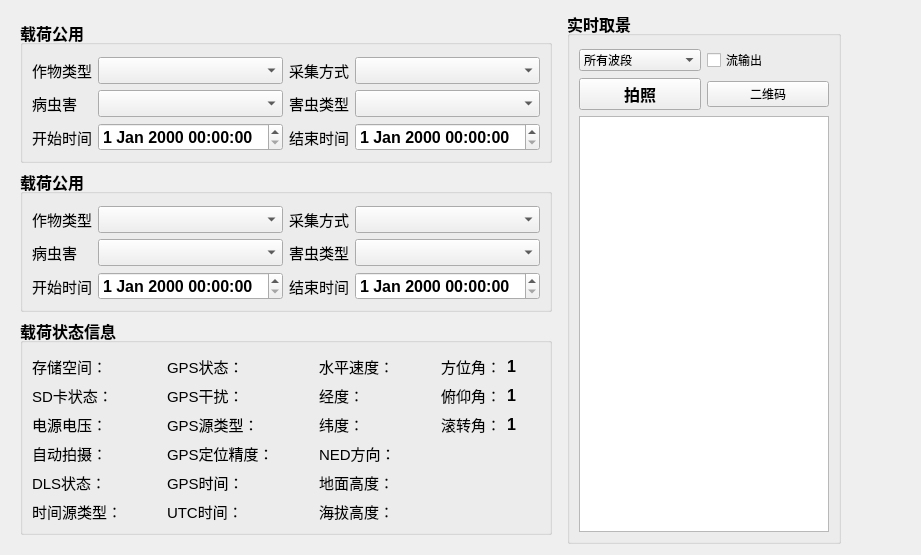
<?xml version="1.0" encoding="UTF-8"?>
<ui version="4.0">
 <class>AgriMultispectralSensorWidget</class>
 <widget class="QWidget" name="AgriMultispectralSensorWidget">
  <property name="geometry">
   <rect>
    <x>0</x>
    <y>0</y>
    <width>921</width>
    <height>503</height>
   </rect>
  </property>
  <property name="windowTitle">
   <string>Form</string>
  </property>
  <layout class="QGridLayout" name="gridLayout">
   <item row="0" column="0">
    <widget class="QWidget" name="main_widget" native="true">
     <layout class="QVBoxLayout" name="verticalLayout">
      <item>
       <layout class="QVBoxLayout" name="verticalLayout_2">
        <item>
         <widget class="QGroupBox" name="groupBox_3">
          <property name="minimumSize">
           <size>
            <width>300</width>
            <height>0</height>
           </size>
          </property>
          <property name="maximumSize">
           <size>
            <width>16777215</width>
            <height>16777215</height>
           </size>
          </property>
          <property name="font">
           <font>
            <pointsize>12</pointsize>
            <weight>75</weight>
            <italic>false</italic>
            <bold>true</bold>
           </font>
          </property>
          <property name="title">
           <string>载荷公用</string>
          </property>
          <layout class="QGridLayout" name="gridLayout_10">
           <property name="topMargin">
            <number>12</number>
           </property>
           <property name="bottomMargin">
            <number>9</number>
           </property>
           <item row="1" column="0">
            <widget class="QLabel" name="label_49">
             <property name="font">
              <font>
               <pointsize>11</pointsize>
               <weight>50</weight>
               <italic>false</italic>
               <bold>false</bold>
              </font>
             </property>
             <property name="text">
              <string>病虫害</string>
             </property>
            </widget>
           </item>
           <item row="0" column="3">
            <widget class="QComboBox" name="comboBox_acq_mode_9"/>
           </item>
           <item row="1" column="2">
            <widget class="QLabel" name="label_52">
             <property name="font">
              <font>
               <pointsize>11</pointsize>
               <weight>50</weight>
               <italic>false</italic>
               <bold>false</bold>
              </font>
             </property>
             <property name="text">
              <string>害虫类型</string>
             </property>
            </widget>
           </item>
           <item row="1" column="1">
            <widget class="QComboBox" name="comboBox_pest_9"/>
           </item>
           <item row="1" column="3">
            <widget class="QComboBox" name="comboBox_pest_type_9"/>
           </item>
           <item row="0" column="2">
            <widget class="QLabel" name="label_53">
             <property name="font">
              <font>
               <pointsize>11</pointsize>
               <weight>50</weight>
               <italic>false</italic>
               <bold>false</bold>
              </font>
             </property>
             <property name="text">
              <string>采集方式</string>
             </property>
            </widget>
           </item>
           <item row="0" column="1">
            <widget class="QComboBox" name="comboBox_crop_type_9"/>
           </item>
           <item row="0" column="0">
            <widget class="QLabel" name="label_54">
             <property name="font">
              <font>
               <pointsize>11</pointsize>
               <weight>50</weight>
               <italic>false</italic>
               <bold>false</bold>
              </font>
             </property>
             <property name="text">
              <string>作物类型</string>
             </property>
            </widget>
           </item>
           <item row="2" column="0">
            <widget class="QLabel" name="label_50">
             <property name="font">
              <font>
               <pointsize>11</pointsize>
               <weight>50</weight>
               <italic>false</italic>
               <bold>false</bold>
              </font>
             </property>
             <property name="text">
              <string>开始时间</string>
             </property>
            </widget>
           </item>
           <item row="2" column="2">
            <widget class="QLabel" name="label_51">
             <property name="font">
              <font>
               <pointsize>11</pointsize>
               <weight>50</weight>
               <italic>false</italic>
               <bold>false</bold>
              </font>
             </property>
             <property name="text">
              <string>结束时间</string>
             </property>
            </widget>
           </item>
           <item row="2" column="3">
            <widget class="QDateTimeEdit" name="dateTime_end_9"/>
           </item>
           <item row="2" column="1">
            <widget class="QDateTimeEdit" name="dateTime_begin_9"/>
           </item>
          </layout>
         </widget>
        </item>
        <item>
         <widget class="QGroupBox" name="groupBox">
          <property name="minimumSize">
           <size>
            <width>300</width>
            <height>0</height>
           </size>
          </property>
          <property name="maximumSize">
           <size>
            <width>16777215</width>
            <height>16777215</height>
           </size>
          </property>
          <property name="font">
           <font>
            <pointsize>12</pointsize>
            <weight>75</weight>
            <italic>false</italic>
            <bold>true</bold>
           </font>
          </property>
          <property name="title">
           <string>载荷公用</string>
          </property>
          <layout class="QGridLayout" name="gridLayout_2">
           <property name="topMargin">
            <number>12</number>
           </property>
           <property name="bottomMargin">
            <number>9</number>
           </property>
           <item row="2" column="1">
            <widget class="QDateTimeEdit" name="dateTime_begin"/>
           </item>
           <item row="1" column="0">
            <widget class="QLabel" name="label_3">
             <property name="font">
              <font>
               <pointsize>11</pointsize>
               <weight>50</weight>
               <italic>false</italic>
               <bold>false</bold>
              </font>
             </property>
             <property name="text">
              <string>病虫害</string>
             </property>
            </widget>
           </item>
           <item row="2" column="0">
            <widget class="QLabel" name="label_5">
             <property name="font">
              <font>
               <pointsize>11</pointsize>
               <weight>50</weight>
               <italic>false</italic>
               <bold>false</bold>
              </font>
             </property>
             <property name="text">
              <string>开始时间</string>
             </property>
            </widget>
           </item>
           <item row="2" column="2">
            <widget class="QLabel" name="label_6">
             <property name="font">
              <font>
               <pointsize>11</pointsize>
               <weight>50</weight>
               <italic>false</italic>
               <bold>false</bold>
              </font>
             </property>
             <property name="text">
              <string>结束时间</string>
             </property>
            </widget>
           </item>
           <item row="2" column="3">
            <widget class="QDateTimeEdit" name="dateTime_end"/>
           </item>
           <item row="1" column="2">
            <widget class="QLabel" name="label_4">
             <property name="font">
              <font>
               <pointsize>11</pointsize>
               <weight>50</weight>
               <italic>false</italic>
               <bold>false</bold>
              </font>
             </property>
             <property name="text">
              <string>害虫类型</string>
             </property>
            </widget>
           </item>
           <item row="1" column="3">
            <widget class="QComboBox" name="comboBox_pest_type"/>
           </item>
           <item row="1" column="1">
            <widget class="QComboBox" name="comboBox_pest"/>
           </item>
           <item row="0" column="3">
            <widget class="QComboBox" name="comboBox_acq_mode"/>
           </item>
           <item row="0" column="2">
            <widget class="QLabel" name="label_2">
             <property name="font">
              <font>
               <pointsize>11</pointsize>
               <weight>50</weight>
               <italic>false</italic>
               <bold>false</bold>
              </font>
             </property>
             <property name="text">
              <string>采集方式</string>
             </property>
            </widget>
           </item>
           <item row="0" column="1">
            <widget class="QComboBox" name="comboBox_crop_type"/>
           </item>
           <item row="0" column="0">
            <widget class="QLabel" name="label">
             <property name="font">
              <font>
               <pointsize>11</pointsize>
               <weight>50</weight>
               <italic>false</italic>
               <bold>false</bold>
              </font>
             </property>
             <property name="text">
              <string>作物类型</string>
             </property>
            </widget>
           </item>
          </layout>
         </widget>
        </item>
       </layout>
      </item>
      <item>
       <layout class="QVBoxLayout" name="verticalLayout_4">
        <item>
         <widget class="QGroupBox" name="groupBox_5">
          <property name="minimumSize">
           <size>
            <width>300</width>
            <height>0</height>
           </size>
          </property>
          <property name="maximumSize">
           <size>
            <width>16777215</width>
            <height>16777215</height>
           </size>
          </property>
          <property name="font">
           <font>
            <pointsize>12</pointsize>
            <weight>75</weight>
            <italic>false</italic>
            <bold>true</bold>
           </font>
          </property>
          <property name="title">
           <string>载荷状态信息</string>
          </property>
          <layout class="QGridLayout" name="gridLayout_12">
           <property name="topMargin">
            <number>12</number>
           </property>
           <property name="bottomMargin">
            <number>9</number>
           </property>
           <item row="0" column="0">
            <widget class="QLabel" name="label_66">
             <property name="font">
              <font>
               <pointsize>11</pointsize>
               <weight>50</weight>
               <italic>false</italic>
               <bold>false</bold>
              </font>
             </property>
             <property name="text">
              <string>存储空间：</string>
             </property>
            </widget>
           </item>
           <item row="8" column="4">
            <widget class="QLabel" name="label_78">
             <property name="font">
              <font>
               <pointsize>11</pointsize>
               <weight>50</weight>
               <italic>false</italic>
               <bold>false</bold>
              </font>
             </property>
             <property name="text">
              <string>海拔高度：</string>
             </property>
            </widget>
           </item>
           <item row="5" column="4">
            <widget class="QLabel" name="label_73">
             <property name="font">
              <font>
               <pointsize>11</pointsize>
               <weight>50</weight>
               <italic>false</italic>
               <bold>false</bold>
              </font>
             </property>
             <property name="text">
              <string>纬度：</string>
             </property>
            </widget>
           </item>
           <item row="6" column="4">
            <widget class="QLabel" name="label_74">
             <property name="font">
              <font>
               <pointsize>11</pointsize>
               <weight>50</weight>
               <italic>false</italic>
               <bold>false</bold>
              </font>
             </property>
             <property name="text">
              <string>NED方向：</string>
             </property>
            </widget>
           </item>
           <item row="7" column="4">
            <widget class="QLabel" name="label_77">
             <property name="font">
              <font>
               <pointsize>11</pointsize>
               <weight>50</weight>
               <italic>false</italic>
               <bold>false</bold>
              </font>
             </property>
             <property name="text">
              <string>地面高度：</string>
             </property>
            </widget>
           </item>
           <item row="4" column="4">
            <widget class="QLabel" name="label_72">
             <property name="font">
              <font>
               <pointsize>11</pointsize>
               <weight>50</weight>
               <italic>false</italic>
               <bold>false</bold>
              </font>
             </property>
             <property name="text">
              <string>经度：</string>
             </property>
            </widget>
           </item>
           <item row="8" column="2">
            <widget class="QLabel" name="label_80">
             <property name="font">
              <font>
               <pointsize>11</pointsize>
               <weight>50</weight>
               <italic>false</italic>
               <bold>false</bold>
              </font>
             </property>
             <property name="text">
              <string>UTC时间：</string>
             </property>
            </widget>
           </item>
           <item row="6" column="2">
            <widget class="QLabel" name="label_75">
             <property name="font">
              <font>
               <pointsize>11</pointsize>
               <weight>50</weight>
               <italic>false</italic>
               <bold>false</bold>
              </font>
             </property>
             <property name="text">
              <string>GPS定位精度：</string>
             </property>
            </widget>
           </item>
           <item row="0" column="2">
            <widget class="QLabel" name="label_61">
             <property name="font">
              <font>
               <pointsize>11</pointsize>
               <weight>50</weight>
               <italic>false</italic>
               <bold>false</bold>
              </font>
             </property>
             <property name="text">
              <string>GPS状态：</string>
             </property>
            </widget>
           </item>
           <item row="5" column="2">
            <widget class="QLabel" name="label_71">
             <property name="font">
              <font>
               <pointsize>11</pointsize>
               <weight>50</weight>
               <italic>false</italic>
               <bold>false</bold>
              </font>
             </property>
             <property name="text">
              <string>GPS源类型：</string>
             </property>
            </widget>
           </item>
           <item row="4" column="2">
            <widget class="QLabel" name="label_68">
             <property name="font">
              <font>
               <pointsize>11</pointsize>
               <weight>50</weight>
               <italic>false</italic>
               <bold>false</bold>
              </font>
             </property>
             <property name="text">
              <string>GPS干扰：</string>
             </property>
            </widget>
           </item>
           <item row="7" column="2">
            <widget class="QLabel" name="label_79">
             <property name="font">
              <font>
               <pointsize>11</pointsize>
               <weight>50</weight>
               <italic>false</italic>
               <bold>false</bold>
              </font>
             </property>
             <property name="text">
              <string>GPS时间：</string>
             </property>
            </widget>
           </item>
           <item row="7" column="0">
            <widget class="QLabel" name="label_64">
             <property name="font">
              <font>
               <pointsize>11</pointsize>
               <weight>50</weight>
               <italic>false</italic>
               <bold>false</bold>
              </font>
             </property>
             <property name="text">
              <string>DLS状态：</string>
             </property>
            </widget>
           </item>
           <item row="4" column="3">
            <widget class="QLabel" name="gps_warn">
             <property name="text">
              <string/>
             </property>
            </widget>
           </item>
           <item row="8" column="0">
            <widget class="QLabel" name="label_81">
             <property name="font">
              <font>
               <pointsize>11</pointsize>
               <weight>50</weight>
               <italic>false</italic>
               <bold>false</bold>
              </font>
             </property>
             <property name="text">
              <string>时间源类型：</string>
             </property>
            </widget>
           </item>
           <item row="6" column="0">
            <widget class="QLabel" name="label_63">
             <property name="font">
              <font>
               <pointsize>11</pointsize>
               <weight>50</weight>
               <italic>false</italic>
               <bold>false</bold>
              </font>
             </property>
             <property name="text">
              <string>自动拍摄：</string>
             </property>
            </widget>
           </item>
           <item row="0" column="3">
            <widget class="QLabel" name="gps_sats">
             <property name="text">
              <string/>
             </property>
            </widget>
           </item>
           <item row="7" column="3">
            <widget class="QLabel" name="gps_time">
             <property name="text">
              <string/>
             </property>
            </widget>
           </item>
           <item row="5" column="3">
            <widget class="QLabel" name="gps_type">
             <property name="text">
              <string/>
             </property>
            </widget>
           </item>
           <item row="6" column="3">
            <widget class="QLabel" name="label_33">
             <property name="text">
              <string/>
             </property>
            </widget>
           </item>
           <item row="5" column="5">
            <widget class="QLabel" name="gps_lat">
             <property name="text">
              <string/>
             </property>
            </widget>
           </item>
           <item row="0" column="5">
            <widget class="QLabel" name="vel_2d">
             <property name="text">
              <string/>
             </property>
            </widget>
           </item>
           <item row="8" column="1">
            <widget class="QLabel" name="time_source">
             <property name="text">
              <string/>
             </property>
            </widget>
           </item>
           <item row="8" column="3">
            <widget class="QLabel" name="utc_time">
             <property name="text">
              <string/>
             </property>
            </widget>
           </item>
           <item row="8" column="5">
            <widget class="QLabel" name="label_41">
             <property name="text">
              <string/>
             </property>
            </widget>
           </item>
           <item row="4" column="5">
            <widget class="QLabel" name="gps_lon">
             <property name="text">
              <string/>
             </property>
            </widget>
           </item>
           <item row="0" column="7">
            <widget class="QLabel" name="label_42">
             <property name="text">
              <string>1</string>
             </property>
            </widget>
           </item>
           <item row="5" column="6">
            <widget class="QLabel" name="label_76">
             <property name="font">
              <font>
               <pointsize>11</pointsize>
               <weight>50</weight>
               <italic>false</italic>
               <bold>false</bold>
              </font>
             </property>
             <property name="text">
              <string>滚转角：</string>
             </property>
            </widget>
           </item>
           <item row="6" column="5">
            <widget class="QLabel" name="course">
             <property name="text">
              <string/>
             </property>
            </widget>
           </item>
           <item row="7" column="5">
            <widget class="QLabel" name="alt_agl">
             <property name="text">
              <string/>
             </property>
            </widget>
           </item>
           <item row="0" column="6">
            <widget class="QLabel" name="label_69">
             <property name="font">
              <font>
               <pointsize>11</pointsize>
               <weight>50</weight>
               <italic>false</italic>
               <bold>false</bold>
              </font>
             </property>
             <property name="text">
              <string>方位角：</string>
             </property>
            </widget>
           </item>
           <item row="4" column="6">
            <widget class="QLabel" name="label_70">
             <property name="font">
              <font>
               <pointsize>11</pointsize>
               <weight>50</weight>
               <italic>false</italic>
               <bold>false</bold>
              </font>
             </property>
             <property name="text">
              <string>俯仰角：</string>
             </property>
            </widget>
           </item>
           <item row="0" column="1">
            <widget class="QLabel" name="sd_gb">
             <property name="text">
              <string/>
             </property>
            </widget>
           </item>
           <item row="7" column="6">
            <widget class="QLabel" name="label_14">
             <property name="text">
              <string/>
             </property>
            </widget>
           </item>
           <item row="5" column="1">
            <widget class="QLabel" name="bus_volts">
             <property name="text">
              <string/>
             </property>
            </widget>
           </item>
           <item row="7" column="1">
            <widget class="QLabel" name="dls_status">
             <property name="text">
              <string/>
             </property>
            </widget>
           </item>
           <item row="6" column="1">
            <widget class="QLabel" name="auto_cap_active">
             <property name="text">
              <string/>
             </property>
            </widget>
           </item>
           <item row="4" column="0">
            <widget class="QLabel" name="label_67">
             <property name="font">
              <font>
               <pointsize>11</pointsize>
               <weight>50</weight>
               <italic>false</italic>
               <bold>false</bold>
              </font>
             </property>
             <property name="text">
              <string>SD卡状态：</string>
             </property>
            </widget>
           </item>
           <item row="4" column="1">
            <widget class="QLabel" name="sd_status">
             <property name="text">
              <string/>
             </property>
            </widget>
           </item>
           <item row="5" column="0">
            <widget class="QLabel" name="label_65">
             <property name="font">
              <font>
               <pointsize>11</pointsize>
               <weight>50</weight>
               <italic>false</italic>
               <bold>false</bold>
              </font>
             </property>
             <property name="text">
              <string>电源电压：</string>
             </property>
            </widget>
           </item>
           <item row="0" column="4">
            <widget class="QLabel" name="label_62">
             <property name="font">
              <font>
               <pointsize>11</pointsize>
               <weight>50</weight>
               <italic>false</italic>
               <bold>false</bold>
              </font>
             </property>
             <property name="text">
              <string>水平速度：</string>
             </property>
            </widget>
           </item>
           <item row="4" column="7">
            <widget class="QLabel" name="label_43">
             <property name="text">
              <string>1</string>
             </property>
            </widget>
           </item>
           <item row="5" column="7">
            <widget class="QLabel" name="label_44">
             <property name="text">
              <string>1</string>
             </property>
            </widget>
           </item>
          </layout>
         </widget>
        </item>
       </layout>
      </item>
     </layout>
    </widget>
   </item>
   <item row="1" column="0">
    <spacer name="verticalSpacer">
     <property name="orientation">
      <enum>Qt::Vertical</enum>
     </property>
     <property name="sizeHint" stdset="0">
      <size>
       <width>20</width>
       <height>40</height>
      </size>
     </property>
    </spacer>
   </item>
   <item row="0" column="3">
    <spacer name="horizontalSpacer">
     <property name="orientation">
      <enum>Qt::Horizontal</enum>
     </property>
     <property name="sizeHint" stdset="0">
      <size>
       <width>40</width>
       <height>20</height>
      </size>
     </property>
    </spacer>
   </item>
   <item row="0" column="1">
    <layout class="QVBoxLayout" name="verticalLayout_3">
     <item>
      <widget class="QGroupBox" name="groupBox_2">
       <property name="font">
        <font>
         <pointsize>12</pointsize>
         <weight>75</weight>
         <bold>true</bold>
        </font>
       </property>
       <property name="title">
        <string>实时取景</string>
       </property>
       <layout class="QVBoxLayout" name="verticalLayout_5">
        <property name="topMargin">
         <number>12</number>
        </property>
        <property name="bottomMargin">
         <number>9</number>
        </property>
        <item>
         <layout class="QHBoxLayout" name="horizontalLayout">
          <item>
           <widget class="QComboBox" name="comboBox">
            <property name="font">
             <font>
              <pointsize>9</pointsize>
              <weight>50</weight>
              <bold>false</bold>
             </font>
            </property>
            <item>
             <property name="text">
              <string>所有波段</string>
             </property>
            </item>
           </widget>
          </item>
          <item>
           <widget class="QCheckBox" name="checkBox">
            <property name="font">
             <font>
              <pointsize>9</pointsize>
              <weight>50</weight>
              <bold>false</bold>
             </font>
            </property>
            <property name="text">
             <string>流输出</string>
            </property>
           </widget>
          </item>
         </layout>
        </item>
        <item>
         <layout class="QHBoxLayout" name="horizontalLayout_2">
          <item>
           <widget class="QPushButton" name="pushButton_2">
            <property name="text">
             <string>拍照</string>
            </property>
           </widget>
          </item>
          <item>
           <widget class="QPushButton" name="pushButton">
            <property name="font">
             <font>
              <pointsize>9</pointsize>
              <weight>50</weight>
              <bold>false</bold>
             </font>
            </property>
            <property name="text">
             <string>二维码</string>
            </property>
           </widget>
          </item>
         </layout>
        </item>
        <item>
         <widget class="QTableWidget" name="tableWidget">
          <property name="font">
           <font>
            <pointsize>9</pointsize>
            <weight>50</weight>
            <bold>false</bold>
           </font>
          </property>
         </widget>
        </item>
       </layout>
      </widget>
     </item>
    </layout>
   </item>
   <item row="0" column="4">
    <spacer name="horizontalSpacer_2">
     <property name="orientation">
      <enum>Qt::Horizontal</enum>
     </property>
     <property name="sizeHint" stdset="0">
      <size>
       <width>40</width>
       <height>20</height>
      </size>
     </property>
    </spacer>
   </item>
  </layout>
 </widget>
 <resources/>
 <connections/>
</ui>
